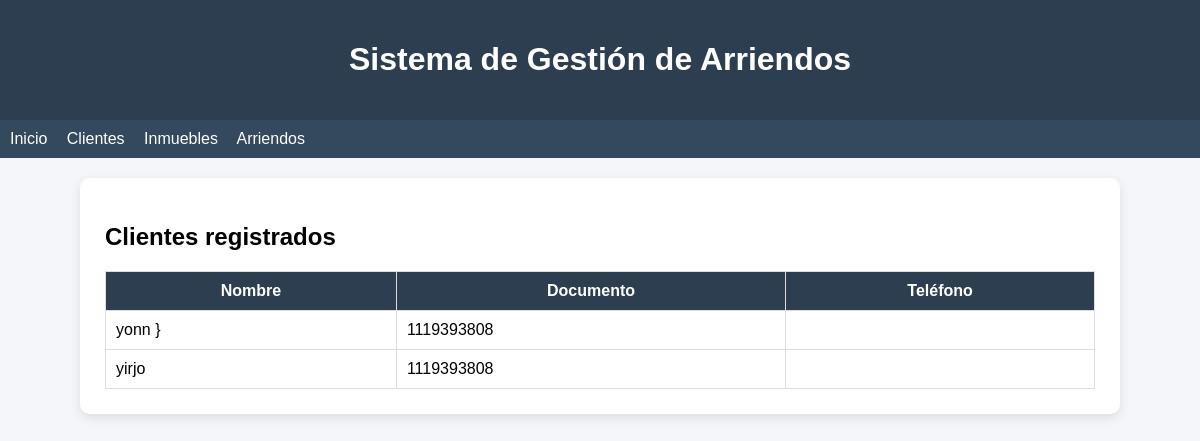
/clientes/, run on the app's committed database.
### apps/clientes/models.py (models this page shows, shortened)
class Cliente(models.Model):
    nombre = models.CharField(max_length=100)
    documento = models.CharField(max_length=20)

### apps/clientes/views.py (the view)
# urls.py: path('', views.lista_clientes, name='lista_clientes'),
def lista_clientes(request):
    clientes = Cliente.objects.all()
    return render(request, 'clientes/lista_clientes.html', {
        'clientes': clientes
    })

### templates/clientes/lista_clientes.html
{% extends 'base.html' %}
{% block contenido %}
<div class="card">
    <h2>Clientes registrados</h2>
    <table>
        <tr>
            <th>Nombre</th>
            <th>Documento</th>
            <th>Teléfono</th>
        </tr>
        {% for cliente in clientes %}
        <tr>
            <td>{{ cliente.nombre }} {{ cliente.apellido }}</td>
            <td>{{ cliente.documento }}</td>
            <td>{{ cliente.telefono }}</td>
        </tr>
        {% empty %}
        <tr>
            <td colspan="3">No hay clientes registrados</td>
        </tr>
        {% endfor %}
    </table>
</div>
{% endblock %}

### static/css/style.css (style rules this page uses)
body { font-family: Arial, sans-serif; background-color: #f4f6f9; margin: 0; padding: 0; }
.card { background-color: white; border-radius: 8px; padding: 20px; margin-bottom: 20px; box-shadow: 0 2px 5px rgba(0, 0, 0, 0.1); }
table { width: 100%; border-collapse: collapse; margin-top: 15px; }
table th, table td { border: 1px solid #ddd; padding: 10px; }
table th { background-color: #2c3e50; color: white; }
.card { background: #ffffff; padding: 25px; border-radius: 10px; box-shadow: 0 4px 12px rgba(0,0,0,0.1); margin: 20px; }

### data on the page
Cliente: nombre "yonn }", documento "1119393808"
Cliente: nombre "yirjo", documento "1119393808"
